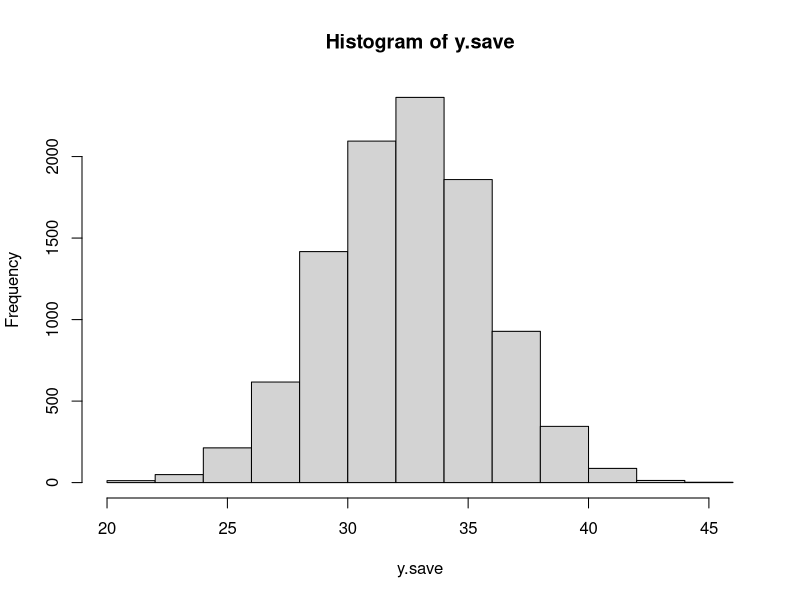
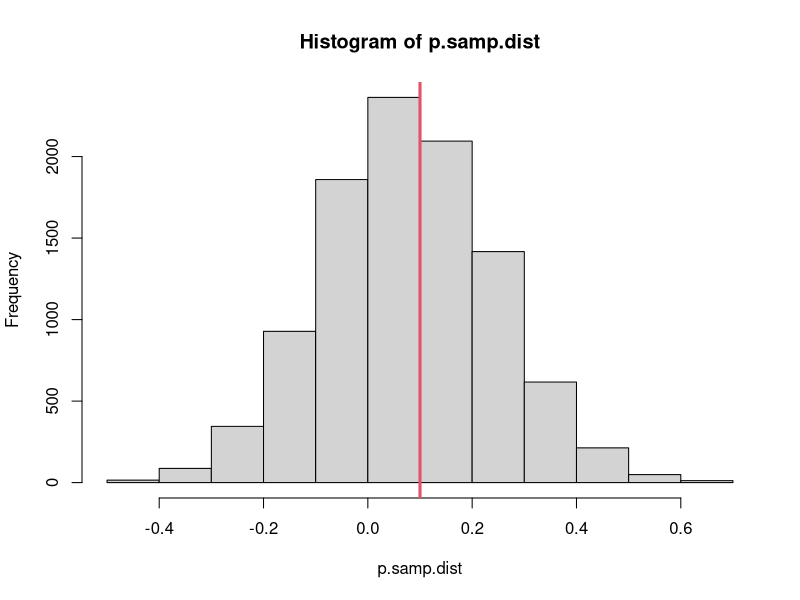

Write the R code that produced these figures, in order.

n=50
theta = 0.3
p = 0.1

prob.yes = theta*p+(1-theta)*(1-p)

prob.yes

n.sim=10000
y.save = rbinom(n=n.sim,size=n,prob=prob.yes)

hist(y.save)

rand.survey.est=function(theta,y,n){
  1/(2*theta-1)*(y/n)-((1-theta)/(2*theta-1))
  }

p.samp.dist=rand.survey.est(theta,y.save,n)

sd(p.samp.dist)

hist(p.samp.dist)
abline(v=p,lwd=3,col=2)
